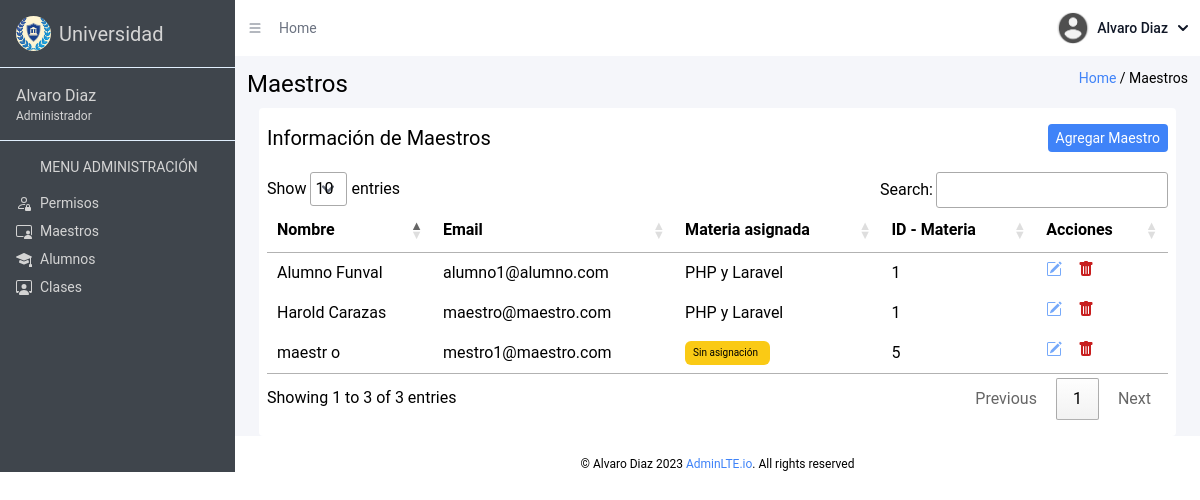
The page /view/admin_views/maestros.php (signed in) on the database as committed earlier.
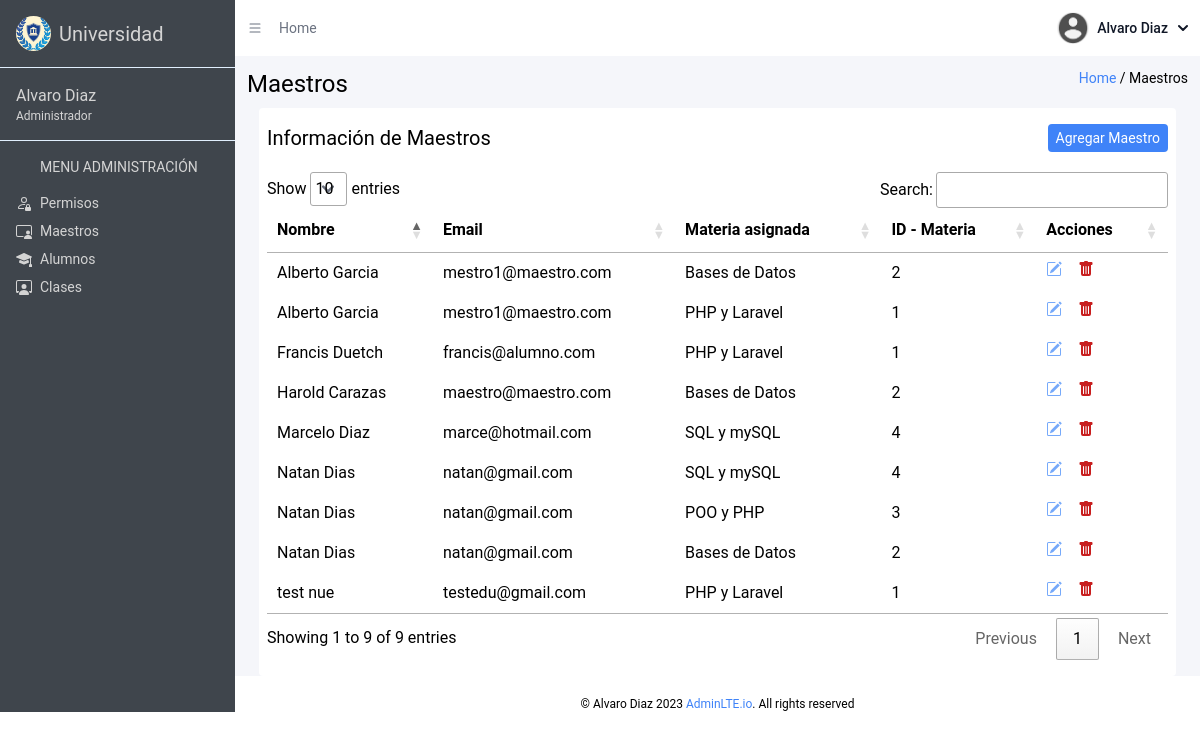
The same page on the database as committed later.
### tables this page shows
CREATE TABLE `usuario` (
  `id` int(11) NOT NULL,
  `email` varchar(50) NOT NULL,
  `password` varchar(30) NOT NULL,
  `rol` int(11) NOT NULL DEFAULT 1,
  `nombre` varchar(20) NOT NULL,
  `apellido` varchar(20) NOT NULL,
  `contacto` varchar(20) DEFAULT NULL,
  `estado` tinyint(1) DEFAULT 1
);

CREATE TABLE `materia` (
  `id` int(11) NOT NULL,
  `nombre` varchar(20) NOT NULL,
  `descripcion` varchar(100) NOT NULL
);

### view/admin_views/maestros.php (the view, shortened to what the changed rows need)
<!DOCTYPE html>
<html lang="en">
<head>
  <link href="../../dist/output.css" rel="stylesheet">
  <link rel="stylesheet" href="https://cdn.datatables.net/1.13.6/css/jquery.dataTables.css" />
</head>
<body class="h-[100vh]">
  <div class="text-2xl flex h-full">
    <aside id="toggle-menu" class="menu w-[235px] min-w-[235px] text-sm bg-[#3f454c] text-neutral-300">
      <div class="logo p-4 flex gap-2 items-center border-b-[1px] border-solid border-blue-100">
        <h2 class="text-xl">Universidad</h2>
      </div>
    </aside>
    <main id="toggle-bg" class="w-full">
      <section class="bg-white flex items-center justify-between text-sm p-3 text-gray-500">
        <div href="#" class="flex gap-4 items-center">
          <h2>Home</h2>
        </div>
      </section>
      <section class="bg-[#F5F6FA] mb-0 ">
        <div class="title flex justify-between p-3 pb-0">
          <h2 class="text-2xl">Maestros</h2>
          <div class="path text-sm">
          </div>
        </div>
        <div class="content text-xs mt-2 mx-2 py-2 overflow-x-auto md:text-sm md:px-2 md:py-4 bg-white rounded lg:text-base lg:mx-6">
          <div class="flex justify-between border-b-gray-500 mb-5">
            <h2 class="text-lg lg:text-xl">Información de Maestros</h2>
            <button class="bg-blue-500 text-white rounded px-2 py-1 text-xs lg:text-sm" id="crear-maestro-btn">Agregar Maestro</button>
          </div>
          <table id="myTable" class="table table-auto">
            <thead class="">
              <tr>
                <th>Nombre</th>
                <th>Email</th>
                <th>Materia asignada</th>
                <th>ID - Materia</th>
                <th>Acciones</th>
              </tr>
            </thead>
            <tbody>
              <?php
              include($_SERVER["DOCUMENT_ROOT"] . "/controller/conn.php");
              $sql = $conn->query("SELECT
                                      u.id AS usuario_id,
                                      u.email,
                                      u.nombre,
                                      u.apellido,
                                      u.estado,
                                      u.contacto,
                                      m.id,
                                      m.nombre AS materia_nombre,
                                      m.descripcion AS materia_descripcion
                                  FROM
                                      usuario u
                                  JOIN
                                      CursoUsuario cu ON u.id = cu.usuario_id
                                  JOIN
                                      materia m ON cu.materia_id = m.id
                                  WHERE
                                      u.rol = 2 and u.estado = 1;");
              if ($sql->num_rows > 0) {
              while($datos = $sql->fetch_object()) { ?>
              <tr>
                <td><?= $datos->nombre ?> <?= $datos->apellido ?></td>
                <td><?= $datos->email ?></td>
                <td>
                  <?php
                   switch ($datos->materia_nombre) {
                     case 'sinasignar':
                      echo '<span class="bg-yellow-300 text-[10px] px-2 rounded-md grid items-center w-[85px]">Sin asignación</span>';
                        break;
                        default:
                        echo $datos->materia_nombre;
                        break;
                      }
                      ?>
                </td>
                <td><?= $datos->id ?></td>
                <td class="flex gap-2 lg:gap-4 items-center justify-start">
                  <button data-email=<?= $datos->email ?> data-nombre=<?= $datos->nombre ?> data-apellido=<?= $datos->apellido ?> data-contacto=<?= $datos->contacto ?> data-materia=<?= $datos->materia_nombre ?> class="text-blue-400 flex justify-center editar-maestro-btn">
                  </button>
                  <button class="text-red-700 flex justify-center eliminar-relación" data-modal-target="popup-modal" data-modal-toggle="popup-modal" data-usuario-id="<?= $datos->usuario_id ?>" data-materia-id="<?= $datos->id ?>" type="button">
                  </button>
                </td>
              </tr>
              <?php
                }
              } ?>
            </tbody>
          </table>
        </div>
      </section>
    </main>
  </div>
</body>
</html>

Rows that differ between the two databases and show on the page:
no longer on this page (row edited): usuario: nombre "Alumno", apellido "Funval", email "alumno1@alumno.com", materia.nombre "PHP y Laravel", materia.id "1"
changed usuario "Harold": materia.nombre "PHP y Laravel" → "Bases de Datos"; materia.id "1" → "2"
added usuario: nombre "test", apellido "nue", email "testedu@gmail.com", materia.nombre "PHP y Laravel", materia.id "1"
now on one of the page's lists (row edited): usuario: nombre "Alberto", apellido "Garcia", email "mestro1@maestro.com", materia.nombre "PHP y Laravel", materia.id "1"
changed usuario "mestro1@maestro.com": nombre "maestr" → "Alberto"; apellido "o" → "Garcia"; materia.nombre (not shown) → "Bases de Datos"; materia.id "5" → "2"; no longer shows "Sin asignación"
added usuario: nombre "Marcelo", apellido "Diaz", email "marce@hotmail.com", materia.nombre "SQL y mySQL", materia.id "4"
added usuario: nombre "Francis", apellido "Duetch", email "francis@alumno.com", materia.nombre "PHP y Laravel", materia.id "1"
added usuario: nombre "Natan", apellido "Dias", email "natan@gmail.com", materia.nombre "SQL y mySQL", materia.id "4", materia.nombre "POO y PHP", materia.id "3", materia.nombre "Bases de Datos", materia.id "2"
Other text that changed with them:
text written by a page script: "Show entries Search: Showing 1 to 3 of 3 entries Previous 1 Next" → "Show entries Search: Showing 1 to 9 of 9 entries Previous 1 Next"
